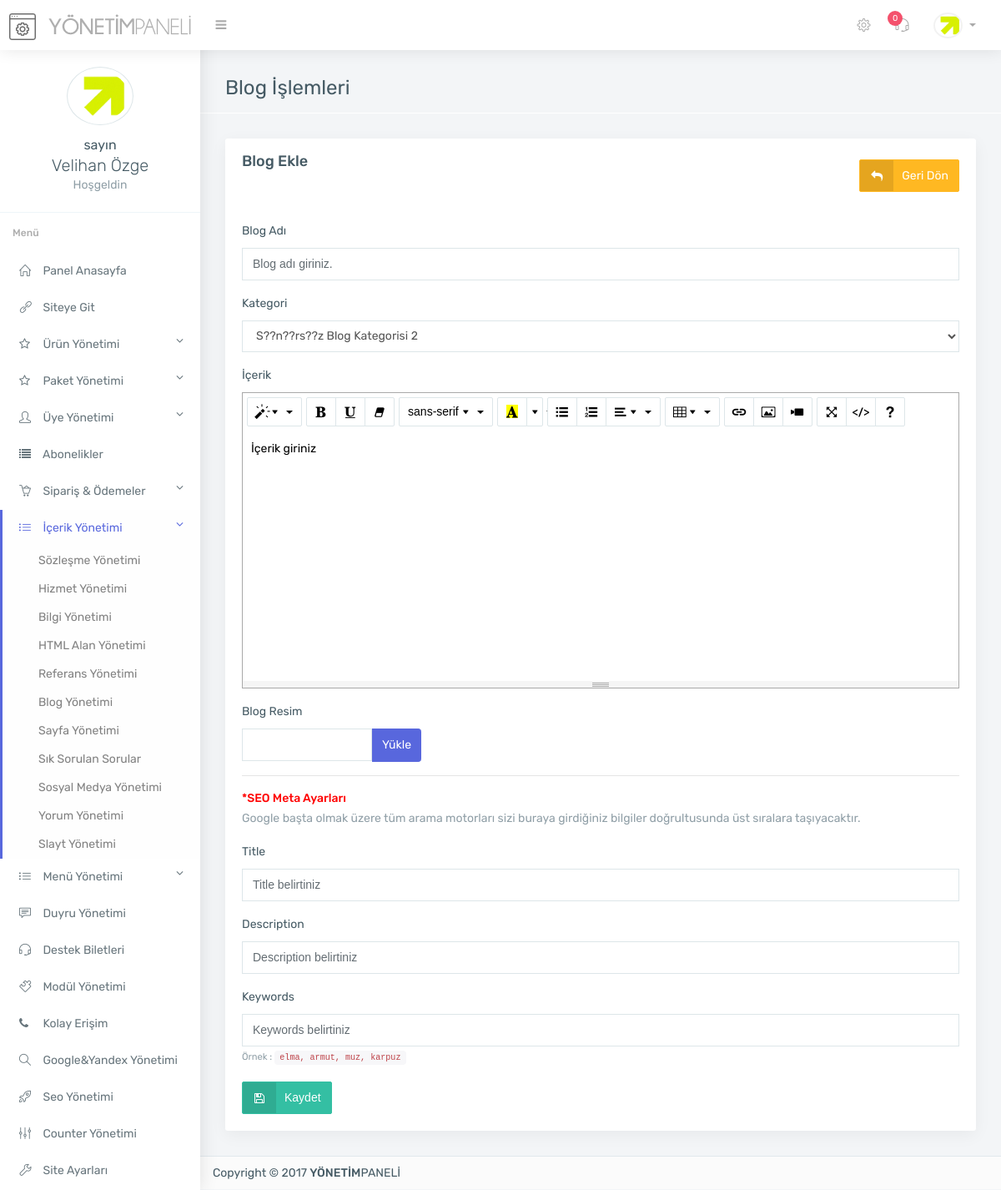
The app's page /admin/blog-ekle.php (signed in) with its own data.
### tables this page shows
CREATE TABLE `kullanici` (
  `kullanici_id` int(11) NOT NULL,
  `kullanici_adi` varchar(250) NOT NULL,
  `kullanici_pass` varchar(250) NOT NULL,
  `kullanici_adsoyad` varchar(500) NOT NULL,
  `kullanici_resim` varchar(500) NOT NULL
);

### admin/blog-ekle.php (the view, shortened to what this page needs)
<?php
include 'header.php';
include 'topbar.php';
include 'sidebar.php';
?>
<section class="main-content container">
	<div class="page-header">
		<h2>Blog İşlemleri</h2>
	</div>
	<div class="row">
		<div class="col-sm-12">
			<div class="card">
				<div class="card-heading card-default">
					<div class="pull-right mt-10">
						<a href="blog.php" class="btn btn-warning btn-icon"><i class="fa fa-reply"></i>Geri Dön</a>
					</div>
					Blog Ekle
				</div>
				<div class="card-block">
					<form method="POST" action="controller/function.php" enctype="multipart/form-data" class="form-horizontal">
						<div class="form-group">
							<label>Blog Adı</label>
							<input type="text" name="blog_baslik" placeholder="Blog adı giriniz." class="form-control">
						</div>
						<div class="form-group">
							<label>Kategori</label>
							<select name="blog_kategori" class="form-control m-b">
								<?php
								$kategorisor=$db->prepare("SELECT * from kategorilerb");
								$kategorisor->execute(array(0));
								while ($kategoricek=$kategorisor->fetch(PDO::FETCH_ASSOC)) {
									?>
									<option value="<?php echo $kategoricek['kategori_id'] ?>"><?php echo $kategoricek['kategori_ad'] ?></option>
								<?php } ?>
							</select>
						</div>
						<div class="form-group">
							<label>İçerik</label>
						</div>
						<div class="form-group">
							<label>Blog Resim</label>
							<div class="fileinput fileinput-new input-group col-md-3" data-provides="fileinput">
								<div class="form-control" data-trigger="fileinput"><span class="fileinput-filename"></span></div>
								<span class="input-group-addon btn btn-primary btn-file ">
									<span class="fileinput-new">Yükle</span>
								</span>
							</div>
						</div>
						<hr>
						<div class="">
							<b style="color: red;">*SEO Meta Ayarları</b>
							<p class="text-muted">Google başta olmak üzere tüm arama motorları sizi buraya girdiğiniz bilgiler doğrultusunda üst sıralara taşıyacaktır.</p>
						</div>
						<div class="form-group">
							<label>Title</label>
							<input type="text" name="blog_title" placeholder="Title belirtiniz" class="form-control form-control-rounded">
						</div>
						<div class="form-group">
							<label>Description</label>
							<input name="blog_descr" type="text" placeholder="Description belirtiniz" class="form-control form-control-rounded">
						</div>
						<div class="form-group">
							<label>Keywords</label>
							<input type="text" name="blog_keyword" placeholder="Keywords belirtiniz" class="form-control form-control-rounded">
							<small class="text-muted">Örnek : <code>elma, armut, muz, karpuz</code></small>
						</div>
						<button style="cursor: pointer;" type="submit" name="blogekle" class="btn btn-success btn-icon"><i class="fa fa-floppy-o "></i>Kaydet</button>
					</form>
				</div>
			</div>
		</div>
	</div>
	<?php include 'footer.php'; ?>

### admin/topbar.php (shortened to what this page needs)
<?php
$yenisay=$db->prepare("SELECT * from destek where destek_adminoku='0'");
$yenisay->execute(array());
$yeni=$yenisay->RowCount();
?>
<div class="top-bar light-top-bar">
	<div class="container-fluid">
		<div class="row">
			<div class="col">
				<a class="admin-logo" href="index.php">
					<h1>
						<img alt="" src="assets/img/genel/logo.png" class="logo-icon margin-r-10">
						<img alt="" src="assets/img/genel/logo-text.png" class="toggle-none hidden-xs">
					</h1>
				</a>
				<div class="left-nav-collapsed" >
					<a  href="#" class="nav-collapsed"><i class="fa fa-bars"></i></a>
				</div>
			</div>
			<div class="col">
				<ul class="list-inline top-right-nav">
					<li class="dropdown icon-dropdown d-none-m">
						<a href="genel-ayarlar.php"><i class="icon-settings"></i></a>
					</li>
					<li class="dropdown icon-dropdown">
						<a href="destek.php"><i class="icon-earphones-alt"></i> <span class="badge badge-danger"><?php echo $yeni; ?></span></a>
					</li>
					<li class="dropdown avtar-dropdown">
						<a class="dropdown-toggle" data-toggle="dropdown" href="#">
							<img alt="" class="rounded-circle" src="<?php echo $userprint['kullanici_resim']; ?>" width="30">
						</a>
					</li>
				</ul>
			</div>
		</div>
	</div>
</div>

### admin/sidebar.php (shortened to what this page needs)
<?php
$link = $_SERVER['REQUEST_URI'];
?>
<div class="main-sidebar-nav default-navigation">
    <div class="nano">
        <div class="nano-content sidebar-nav">
            <ul class="metisMenu nav flex-column" id="menu">
                <div class="card-block border-bottom text-center nav-profile">
                    <img alt="profile" class="rounded-circle margin-b-10 circle-border " src="<?php echo $userprint['kullanici_resim']; ?>" width="80">
                    <p class="lead margin-b-0 toggle-none"><small>sayın<br> </small><?php echo $userprint['kullanici_adsoyad'] ?></p>
                    <p class="text-muted mv-0 toggle-none">Hoşgeldin</p>
                </div>
                <li class="nav-heading">
                    <b>Menü</b>
                </li>
                <li class="nav-item <?php if (strstr($link, "index.php")) { echo "active";} ?>"><a class="nav-link" href="index.php"><i class="icon-home"></i> <span class="toggle-none">Panel Anasayfa</span> </a></li>
                <li class="nav-item"><a class="nav-link" target="_blank" href="<?php echo $settingsprint['ayar_siteurl']; ?>"><i class="icon-link"></i> <span class="toggle-none">Siteye Git</span> </a></li>
                <li class="nav-item <?php if (strstr($link, "urun")) { echo "active";} ?> <?php if (strstr($link, "eklenti")) { echo "active";} ?>">
                    <a class="nav-link" href="javascript: void(0);" aria-expanded="true"><i class="fa fa-star-o"></i> <span class="toggle-none">Ürün Yönetimi<span style="float: right;" class="fa fa-angle-down"></span></span></a>
                </li>
                <li class="nav-item <?php if (strstr($link, "paket")) { echo "active";} ?>">
                    <a class="nav-link" href="javascript: void(0);" aria-expanded="true"><i class="fa fa-star-o"></i> <span class="toggle-none">Paket Yönetimi<span style="float: right;" class="fa fa-angle-down"></span></span></a>
                </li>
                <li class="nav-item <?php if (strstr($link, "uye")) { echo "active";} ?>">
                    <a class="nav-link" href="javascript: void(0);" aria-expanded="true"><i class="icon-user"></i> <span class="toggle-none">Üye Yönetimi<span style="float: right;" class="fa fa-angle-down"></span></span></a>
                </li>
                <li class="nav-item <?php if (strstr($link, "abone")) { echo "active";} ?>">
                    <a class="nav-link" href="abonelikler.php"><i class="fa fa-list"></i> <span class="toggle-none">Abonelikler</span></a>
                </li>
                <li class="nav-item <?php if (strstr($link, "sanal-pos")) { echo "active";} ?><?php if (strstr($link, "hesap")) { echo "active";} ?><?php if (strstr($link, "siparis")) { echo "active";} ?><?php if (strstr($link, "odeme-yontemleri")) { echo "active";} ?>">
                    <a class="nav-link" href="javascript: void(0);" aria-expanded="true"><i class="icon-basket-loaded"></i> <span class="toggle-none">Sipariş & Ödemeler<span style="float: right;" class="fa fa-angle-down"></span></span></a>
                </li>
                <li class="nav-item <?php if (strstr($link, "sozlesme-yonetimi")) { echo "active";} ?><?php if (strstr($link, "slayt")) { echo "active";} ?><?php if (strstr($link, "referans")) { echo "active";} ?><?php if (strstr($link, "marka")) { echo "active";} ?><?php if (strstr($link, "yorum")) { echo "active";} ?><?php if (strstr($link, "bilgi")) { echo "active";} ?><?php if (strstr($link, "sosyal")) { echo "active";} ?><?php if (strstr($link, "proje")) { echo "active";} ?><?php if (strstr($link, "sss")) { echo "active";} ?><?php if (strstr($link, "sayfa")) { echo "active";} ?><?php if (strstr($link, "hizmet")) { echo "active";} ?><?php if (strstr($link, "html")) { echo "active";} ?><?php if (strstr($link, "blog")) { echo "active";} ?>">
                    <a class="nav-link" href="" aria-expanded="true"><i class="icon-list"></i> <span class="toggle-none">İçerik Yönetimi<span style="float: right;" class="fa fa-angle-down"></span></span></a>
                    <ul class="nav-second-level nav flex-column sub-menu" aria-expanded="true">
                        <li class="nav-item"><a class="nav-link" href="sozlesme-yonetimi.php">Sözleşme Yönetimi</a></li>
                        <li class="nav-item"><a class="nav-link" href="hizmetler.php">Hizmet Yönetimi</a></li>
                        <li class="nav-item"><a class="nav-link" href="bilgiler.php">Bilgi Yönetimi</a></li>
                        <li class="nav-item"><a class="nav-link" href="html-alan.php">HTML Alan Yönetimi</a></li>
                        <li class="nav-item"><a class="nav-link" href="referanslar.php">Referans Yönetimi</a></li>
                        <li class="nav-item"><a class="nav-link" href="blog.php">Blog Yönetimi</a></li>
                        <li class="nav-item"><a class="nav-link" href="sayfalar.php">Sayfa Yönetimi</a></li>
                        <li class="nav-item"><a class="nav-link" href="sss.php">Sık Sorulan Sorular</a></li>
                        <li class="nav-item"><a class="nav-link" href="sosyal-medya.php">Sosyal Medya Yönetimi</a></li>
                        <li class="nav-item"><a class="nav-link" href="yorumlar.php">Yorum Yönetimi</a></li>
                        <li class="nav-item"><a class="nav-link" href="slayt.php">Slayt Yönetimi</a></li>
                    </ul>
                </li>
                <li class="nav-item <?php if (strstr($link, "menu")) { echo "active";} ?><?php if (strstr($link, "link")) { echo "active";} ?>">
                    <a class="nav-link" href="" aria-expanded="true"><i class="icon-list"></i> <span class="toggle-none">Menü Yönetimi<span style="float: right;" class="fa fa-angle-down"></span></span></a>
                </li>
                <li class="nav-item <?php if (strstr($link, "duyuru")) { echo "active";} ?>"><a class="nav-link" href="duyurular.php"><i class="icon-speech"></i> <span class="toggle-none">Duyru Yönetimi</span></a></li>
                <li class="nav-item <?php if (strstr($link, "destek")) { echo "active";} ?>"><a class="nav-link" href="destek.php"><i class="icon-earphones-alt"></i> <span class="toggle-none">Destek Biletleri</span></a></li>
                <li class="nav-item <?php if (strstr($link, "modul")) { echo "active";} ?>"><a class="nav-link" href="modul.php"><i class="icon-puzzle"></i> <span class="toggle-none">Modül Yönetimi</span></a></li>
                <li class="nav-item <?php if (strstr($link, "kolay")) { echo "active";} ?>"><a class="nav-link" href="kolay-iletisim.php"><i class="fa fa-phone"></i> <span class="toggle-none">Kolay Erişim</span></a></li>
                <li class="nav-item <?php if (strstr($link, "google")) { echo "active";} ?>"><a class="nav-link" href="google-yandex-ayarlari.php"><i class="icon-magnifier"></i> <span class="toggle-none">Google&Yandex Yönetimi</span></a></li>
                <li class="nav-item <?php if (strstr($link, "seo")) { echo "active";} ?>"><a class="nav-link" href="seo.php"><i class="icon-rocket"></i> <span class="toggle-none">Seo Yönetimi</span></a></li>
                <li class="nav-item <?php if (strstr($link, "counter")) { echo "active";} ?>"><a class="nav-link" href="counter.php"><i class="icon-equalizer"></i> <span class="toggle-none">Counter Yönetimi</span></a></li>
                <li class="nav-item <?php if (strstr($link, "genel-ayar")) { echo "active";} ?>"><a class="nav-link" href="genel-ayarlar.php"><i class="icon-wrench"></i> <span class="toggle-none">Site Ayarları</span></a></li>
            </ul>
        </div>
    </div>
</div>

### records on screen
kullanici: kullanici_resim (picture), kullanici_adsoyad "Velihan Özge"

### other values on screen
$yeni "0"
form field blog_kategori "S??n??rs??z Blog Kategorisi 2"
